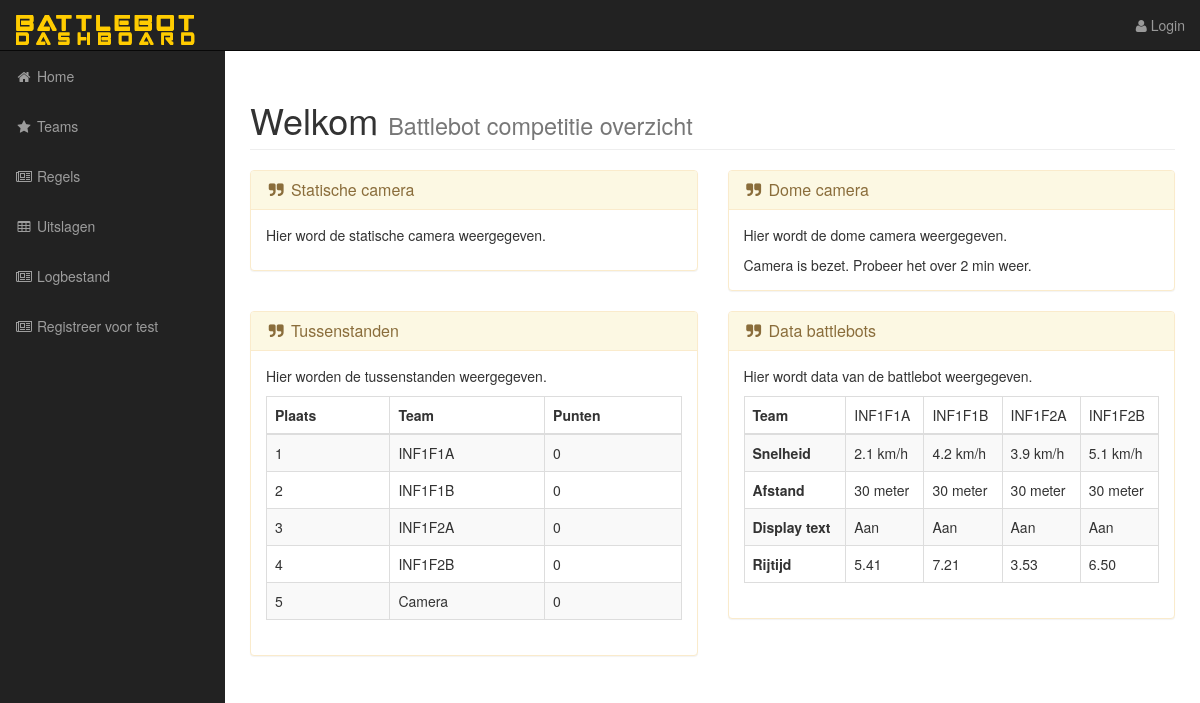
The page / on the database its author committed.
### tables this page shows
CREATE TABLE IF NOT EXISTS `Battlebot` (
  `Battlebot_ID` INT NOT NULL AUTO_INCREMENT,
  `Botgeluidje` VARCHAR(350) NULL,
  `Botnaam` VARCHAR(30) NOT NULL,
  `Spel_1` INT NULL DEFAULT 0,
  `Spel_2` INT NULL DEFAULT 0,
  `Spel_3` INT NULL DEFAULT 0,
  `Spel_4` INT NULL DEFAULT 0,
  `Spel_5` INT NULL DEFAULT 0,
  `Totaalpunten` INT NULL DEFAULT 0,
  `Afbeeldingpath` VARCHAR(500) NULL,
  PRIMARY KEY (`Battlebot_ID`),
  UNIQUE INDEX `Groepnaam_UNIQUE` (`Botnaam` ASC));

### index.php (the view, shortened to what this page needs)
<?php
include 'include/db_connection.php';
?>
<!DOCTYPE html>
<html lang="en">
<head>
    <?php
    include 'include/head.php';
    ?>
</head>
<body>
<?php
include 'include/navigation.php';
?>
<div id="wrapper">
    <div id="page-wrapper">
        <div class="container-fluid">
            <div class="row">
                <div class="col-lg-12">
                    <h1 class="page-header">
                        Welkom
                        <small>Battlebot competitie overzicht</small>
                    </h1>
                </div>
            </div>
            <div class="row">
                <div class="col-lg-6">
                    <div class="panel panel-warning">
                        <div class="panel-heading">
                            <h3 class="panel-title"><i class="fa fa-quote-right fa-fw"></i> Statische camera</h3>
                        </div>
                        <div class="panel-body">
                            <p>Hier word de statische camera weergegeven. </p>
                        </div>
                    </div>
                </div>
                <div class="col-lg-6">
                    <div class="panel panel-warning">
                        <div class="panel-heading">
                            <h3 class="panel-title"><i class="fa fa-quote-right fa-fw"></i> Dome camera</h3>
                        </div>
                        <div class="panel-body">
                            <p> Hier wordt de dome camera weergegeven. </p>
                            <?php
                            if ($_SESSION["camera"] = "Bezet"){
                                echo "Camera is bezet. Probeer het over 2 min weer.";
                            }
                            ?>
                        </div>
                        </div>
                        </div>
                    </div>
        <div class="row">
            <div class="col-lg-6">
                <div class="panel panel-warning">
                    <div class="panel-heading">
                        <h3 class="panel-title"><i class="fa fa-quote-right fa-fw"></i> Tussenstanden</h3>
                    </div>
                    <div class="panel-body">
                        <p>Hier worden de tussenstanden weergegeven. </p>
                        <div class="table-responsive">
                            <table class="table table-bordered table-hover table-striped">
                                <?php
                                $tel = 1;
                                $DBtable = "battlebot";
                                $DBcommand = "SELECT * FROM $DBtable ORDER BY Totaalpunten DESC ";
                                $DBresult = mysqli_query($connection, $DBcommand);
                                ?>
                                <thead>
                                <tr>
                                    <th>Plaats</th>
                                    <th>Team</th>
                                    <th>Punten</th>
                                </tr>
                                </thead>
                                <tbody>
                                <?php
                                while ($row = mysqli_fetch_assoc($DBresult)) {
                                    echo "<tr>";
                                    echo "<td>$tel</td>";
                                    echo "<td>{$row['Botnaam']}</td>";
                                    echo "<td>{$row['Totaalpunten']}</td>";
                                    echo "</tr>";
                                    $tel++;
                                }
                                ?>
                                </tbody>
                            </table>
                        </div>
                    </div>
                </div>
            </div>
            <div class="col-lg-6">
                <div class="panel panel-warning">
                    <div class="panel-heading">
                        <h3 class="panel-title"><i class="fa fa-quote-right fa-fw"></i> Data battlebots</h3>
                    </div>
                    <div class="panel-body">
                        <p> Hier wordt data van de battlebot weergegeven. </p>
                        <div class="table-responsive">
                            <table class="table table-bordered table-hover table-striped">
                                <thead>
                                <tr>
                                    <th>Team</th>
                                    <td>INF1F1A</td>
                                    <td>INF1F1B</td>
                                    <td>INF1F2A</td>
                                    <td>INF1F2B</td>
                                </tr>
                                </thead>
                                <tbody>
                                <tr>
                                    <th>Snelheid</th>
                                    <td>2.1 km/h</td>
                                    <td>4.2 km/h</td>
                                    <td>3.9 km/h</td>
                                    <td>5.1 km/h</td>
                                </tr>
                                <tr>
                                    <th>Afstand</th>
                                    <td>30 meter</td>
                                    <td>30 meter</td>
                                    <td>30 meter</td>
                                    <td>30 meter</td>
                                </tr>
                                <tr>
                                    <th>Display text</th>
                                    <td>Aan</td>
                                    <td>Aan</td>
                                    <td>Aan</td>
                                    <td>Aan</td>
                                </tr>
                                <tr>
                                    <th>Rijtijd</th>
                                    <td>5.41</td>
                                    <td>7.21</td>
                                    <td>3.53</td>
                                    <td>6.50</td>
                                </tr>
                                </tbody>
                            </table>
                        </div>
                    </div>
                </div>
            </div>
        </div>
    </div>
</div>
</div>
</body>
</html>

### css/sb-admin.css (style rules this page uses)
body { margin-top: 100px; background-color: #whitesmoke; }
@media (min-width:768px) { body { margin-top: 50px; } }
#wrapper { padding-left: 0; }
#page-wrapper { width: 100%; padding: 0; background-color: #whitesmoke; }
@media (min-width:768px) { #wrapper { padding-left: 225px; } }
@media (min-width:768px) { #page-wrapper { padding: 10px; } }

### rows shown on the page
battlebot: Botnaam "INF1F1A", Totaalpunten "0"
battlebot: Botnaam "INF1F1B", Totaalpunten "0"
battlebot: Botnaam "INF1F2A", Totaalpunten "0"
battlebot: Botnaam "INF1F2B", Totaalpunten "0"
battlebot: Botnaam "Camera", Totaalpunten "0"
